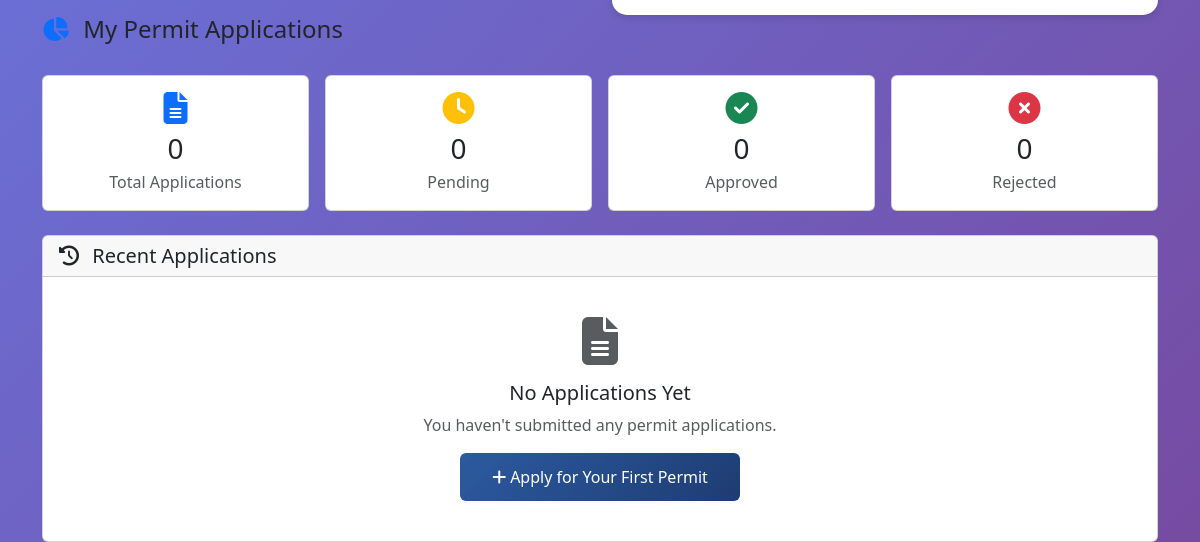
Before: /citizen-dashboard (signed in, lower part) with the older database file.
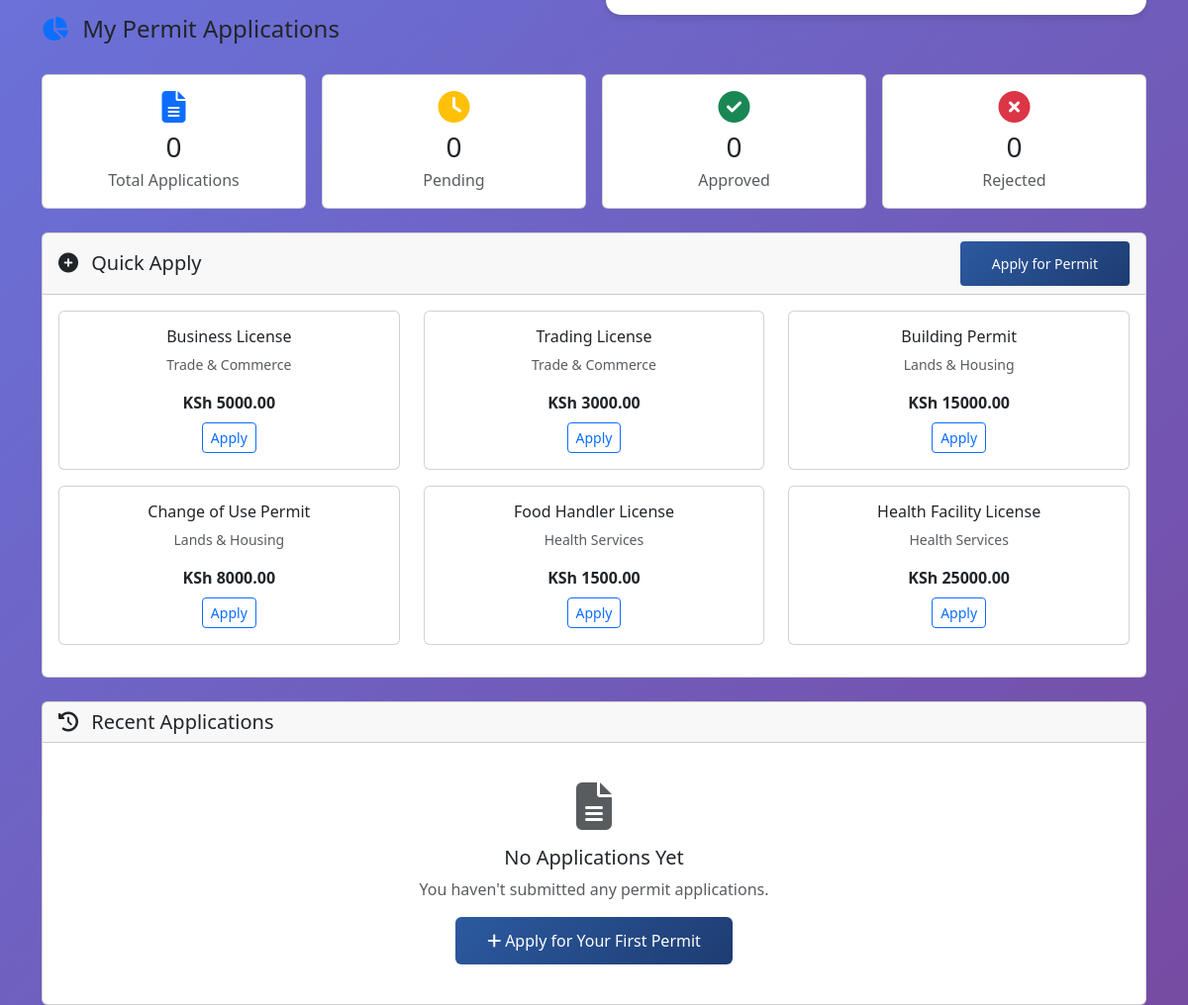
After: the same page with the newer database file.
### app/models/permit.py (models this page shows, shortened)
class PermitType(db.Model):
    __tablename__ = 'permit_types'
    id = db.Column(db.Integer, primary_key=True)
    name = db.Column(db.String(100), nullable=False)
    description = db.Column(db.Text)
    department_id = db.Column(db.Integer, db.ForeignKey('departments.id'), nullable=False)
    processing_fee = db.Column(db.Numeric(10, 2), default=0.00)
    processing_days = db.Column(db.Integer, default=14)  # Expected processing time
    required_documents = db.Column(db.Text)  # JSON list of required documents
    form_fields = db.Column(db.Text)  # JSON configuration for custom fields
    active = db.Column(db.Boolean, default=True)
    created_at = db.Column(db.DateTime, default=datetime.utcnow)
    applications = db.relationship('PermitApplication', backref='permit_type', lazy='dynamic')

### app/models/county.py (models this page shows, shortened)
class Department(db.Model):
        __tablename__ = 'departments'
        id = db.Column(db.Integer, primary_key=True)
        name = db.Column(db.String(100), nullable=False)
        code = db.Column(db.String(20), nullable=False)
        description = db.Column(db.Text)
        county_id = db.Column(db.Integer, db.ForeignKey('counties.id'),
  nullable=False)
        active = db.Column(db.Boolean, default=True)
        created_at = db.Column(db.DateTime, default=datetime.utcnow)
        officers = db.relationship('User', backref='department', lazy='dynamic')
        permit_types = db.relationship('PermitType', backref='department', lazy='dynamic')

### app/main/views.py (the view)
@main_bp.route('/citizen-dashboard')
@login_required
@roles_required(UserRoles.CITIZEN)
def citizen_dashboard():
    if not current_user.county:
        flash('Your account is not assigned to a county. Please contact an administrator.', 'warning')
        return redirect(url_for('main_bp.index'))
    county = current_user.county
    departments = county.departments.all()
    applications = PermitApplication.query.filter_by(user_id=current_user.id) \
        .order_by(PermitApplication.submitted_at.desc()).all()
    permit_types = []
    if current_user.county_id:
        permit_types = PermitType.query.join(Department) \
            .filter(Department.county_id == current_user.county_id, PermitType.active == True) \
            .limit(6).all()
    stats = {
        'total_applications': len(applications),
        'pending_applications': len([app for app in applications if app.status in ['Submitted', 'Under Review']]),
        'approved_applications': len([app for app in applications if app.status == 'Approved']),
        'rejected_applications': len([app for app in applications if app.status == 'Rejected'])
    }
    return render_template('auth/main/citizen_dashboard.html',
                           county=county,
                           departments=departments,
                           applications=applications,
                           permit_types=permit_types,
                           stats=stats,
                           recent_applications=applications[:10])  # Show last 10 applications

### app/models/user.py (called while the page is built)
    def full_name(self):
        if self.first_name and self.last_name:
            return f"{self.first_name} {self.last_name}"
        return self.email.split('@')[0] # Fallback if user dont provide first and last name or both

    def has_role(self, role_name):
        return any(role.name == role_name for role in self.roles)

### app/templates/auth/main/citizen_dashboard.html (shortened to what the changed rows need)
{% extends "base.html" %}
{% block content %}
{% if permit_types %}
<div class="row mb-4">
    <div class="col-12">
        <div class="card">
            <div class="card-header d-flex justify-content-between align-items-center">
                <h5 class="card-title mb-0">
                    <i class="fas fa-plus-circle me-2"></i>
                    Quick Apply
                </h5>
                <a href="{{ url_for('main_bp.apply_permit') }}" class="btn btn-primary btn-sm">
                    Apply for Permit
                </a>
            </div>
            <div class="card-body">
                <div class="row">
                    {% for permit_type in permit_types %}
                    <div class="col-md-4 mb-3">
                        <div class="card h-100">
                            <div class="card-body text-center">
                                <h6 class="card-title">{{ permit_type.name }}</h6>
                                <p class="card-text small text-muted">{{ permit_type.department.name }}</p>
                                <p class="mb-2">
                                    <strong>KSh {{ permit_type.processing_fee or '0.00' }}</strong>
                                </p>
                                <a href="{{ url_for('main_bp.apply_permit') }}?type={{ permit_type.id }}"
                                   class="btn btn-outline-primary btn-sm">Apply</a>
                            </div>
                        </div>
                    </div>
                    {% endfor %}
                </div>
            </div>
        </div>
    </div>
</div>
{% endif %}
{% endblock %}

Changed rows visible on the page:
added PermitType: name "Business License", department.name "Trade & Commerce", processing_fee "5000.00"
added PermitType: name "Trading License", department.name "Trade & Commerce", processing_fee "3000.00"
added PermitType: name "Building Permit", department.name "Lands & Housing", processing_fee "15000.00"
added PermitType: name "Change of Use Permit", department.name "Lands & Housing", processing_fee "8000.00"
added PermitType: name "Food Handler License", department.name "Health Services", processing_fee "1500.00"
added PermitType: name "Health Facility License", department.name "Health Services", processing_fee "25000.00"
Other visible differences:
text now shown: "Quick Apply Apply for Permit"
